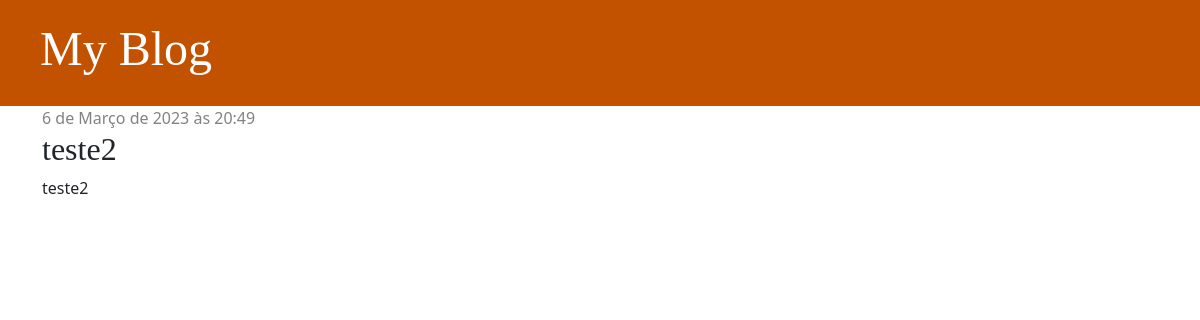
Before: /post/2/ with the older database file.
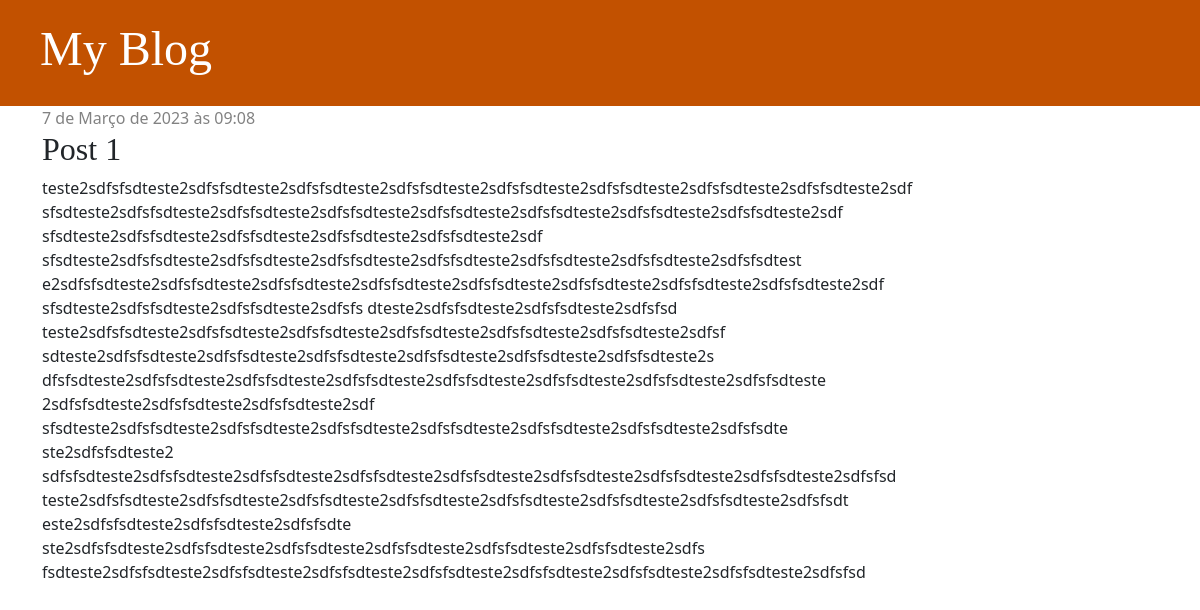
After: the same page with the newer database file.
### blog/models.py (models this page shows, shortened)
class Post(models.Model):
    author = models.ForeignKey(settings.AUTH_USER_MODEL, on_delete=models.CASCADE)
    title = models.CharField(max_length=200)
    text = models.TextField()
    created_date = models.DateTimeField(default=timezone.now)
    published_date = models.DateTimeField(blank=True, null=True)

### blog/views.py (the view)
# urls.py: path('post/<int:pk>/', views.post_detail, name='post_detail')
def post_detail(request, pk):
    post = get_object_or_404(Post, pk=pk)
    return render(request, 'blog/post_detail.html', {'post': post})

### templates/blog/post_detail.html (shortened to what this page needs)
{% extends 'blog/base.html' %}
{% block content %}
    <div class="post">
        {% if post.published_date %}
            <div class="date">
                {{ post.published_date }}
            </div>
        {% endif %}
        <h2>{{ post.title }}</h2>
        <p>{{ post.text|linebreaksbr }}</p>
    </div>
{% endblock %}

Changed rows visible on the page:
changed Post: published_date "6 de Março de 2023 às 20:49" → "7 de Março de 2023 às 09:08"; title "teste2" → "Post 1"; text "teste2" → "teste2sdfsfsdteste2sdfsfsdteste2sdfsfsdteste2sdfsfsdteste2sdfsfsdteste2sdfsfsdteste2sdfsfsdteste2sdfsfsdteste2sdf sfsdteste2sdfsfsdteste2sdfsfsdteste2sdfsfsdteste2sdfsfsdteste2sdfsfsdteste2sdfsfsdteste2sdfsfsdteste2sdf sfsdteste2sdfsfsdteste2sdfsfsdteste2sdfsfsdteste2sdfsfsdteste2sdf sfsdteste2sdfsfsdteste2sdfsfsdteste2sdfsfsdteste2sdfsfsdteste2sdfsfsdteste2sdfsfsdteste2sdfsfsdtest e2sdfsfsdteste2sdfsfsdteste2sdfsfsdteste2sdfsfsdteste2sdfsfsdteste2sdfsfsdteste2sdfsfsdteste2sdfsfsdteste2sdf sfsdteste2sdfsfsdteste2sdfsfsdteste2sdfsfs dteste2sdfsfsdteste2sdfsfsdteste2sdfsfsd teste2sdfsfsdteste2sdfsfsdteste2sdfsfsdteste2sdfsfsdteste2sdfsfsdteste2sdfsfsdteste2sdfsf…"
